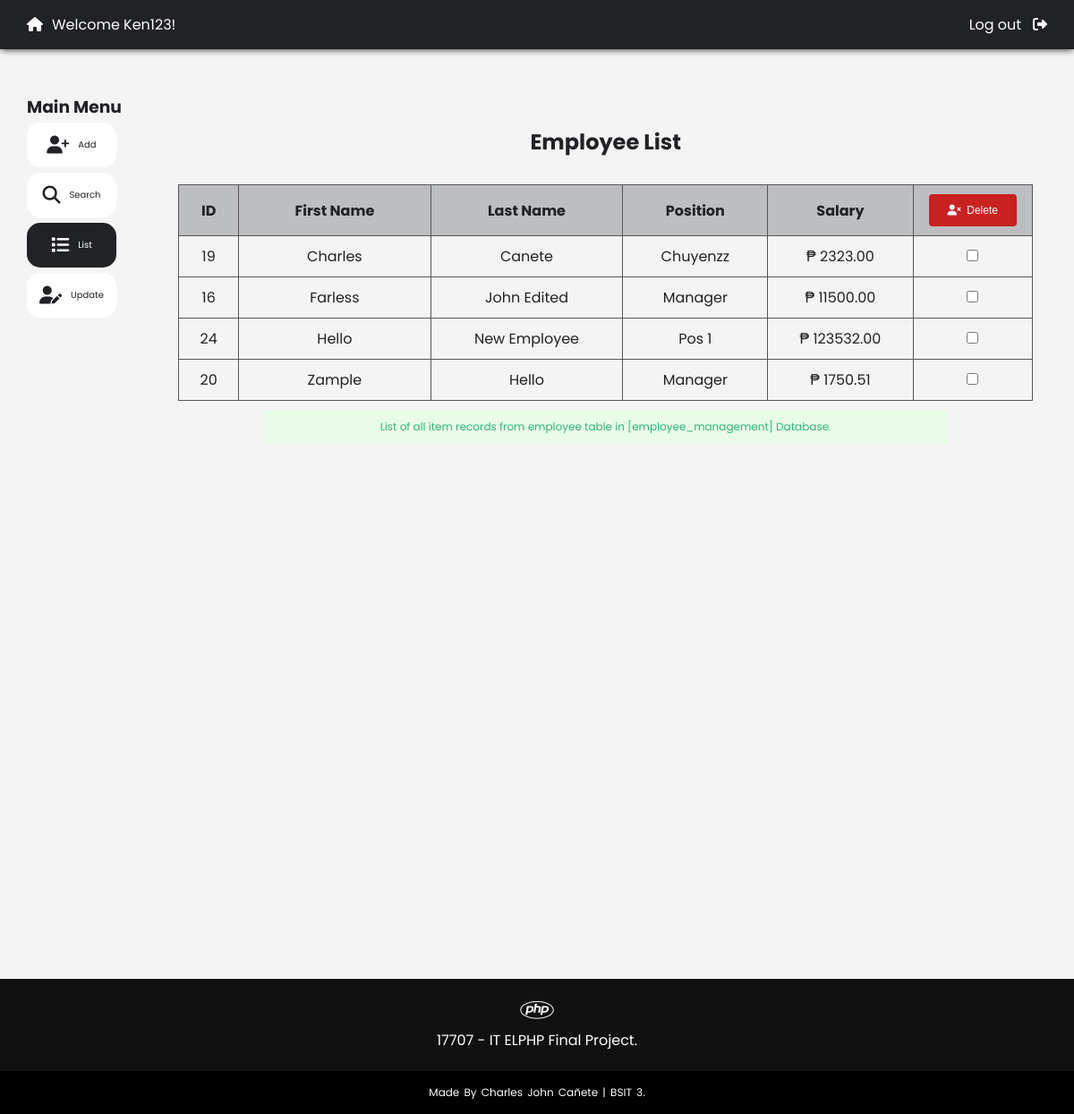
Page /list_employee.php (signed in) on the committed database.
### tables this page shows
CREATE TABLE `employee` (
  `id` int(11) NOT NULL,
  `firstname` varchar(50) NOT NULL,
  `lastname` varchar(50) NOT NULL,
  `position` varchar(50) NOT NULL,
  `salary` decimal(12,2) NOT NULL
);

### list_employee.php (the view, shortened to what this page needs)
<!DOCTYPE html>
<html>
<head>
<?php
	include_once 'header.php';
	$active = "list";
?>
	<div class="employee-container">
		<?php
			include_once 'side_menu.php';
		?>
		<div class="employee-wrapper">
			<form method="POST" action="list_employee.php" class="employee-form">
				<ul>
					<li><h2>Employee List</h2></li>
					<li>
						<?php
							$conn = mysqli_connect("localhost", "root", "", "employee_management");
							if(mysqli_connect_error()) {
							header("location: list_employee.php?error=connecterror");
							exit;
							}
							else {
								$records = mysqli_query($conn, "select * from employee order by firstname");
								if(mysqli_num_rows($records) > 0) {
									echo"<table>";
									echo "	<thead>";
									echo "		<tr>";
									echo "			<th style='width: 7%;'>ID</th>";
									echo "			<th style='width: auto;'>First Name</th>";
									echo "			<th style='width: auto;'>Last Name</th>";
									echo "			<th style='width: 17%;'>Position</th>";
									echo "			<th style='width: 17%;'>Salary</th>";
									echo "			<th style='width: 14%;'><button type='submit' name='delete_selected' value='delete' class='del-btn' onclick='if(!confirm(\"Do you want to delete selected item(s)?\")){ return false;}' ><i class='fa-solid fa-user-xmark'></i> &nbsp;Delete</button></th>";
									echo "		</tr>";
									echo "	</thead>";
									echo "<tbody>";
									while ($row=mysqli_fetch_assoc($records)) {
										echo "<tr>";
										echo "	<td>".$row["id"]."</td>";
										echo "	<td>".$row["firstname"]."</td>";
										echo "	<td>".$row["lastname"]."</td>";
										echo "	<td>".$row["position"]."</td>";
										echo "	<td>₱ ".$row["salary"]."</td>";
										echo "	<td align='center'><input type='checkbox' name='id[]' value='".$row["id"]."'></td>";
										echo "</tr>";
									}
									echo "</tbody>";
									echo "</table>";
									echo "<p style='width: 80%'>List of all item records from employee table in [employee_management] Database.</p>";
								}
								else {
									echo"<p class='error-msg' style='width: 80%'>No records found</p>";
								}
							}
						?>
					</li>
				</ul>
			</form>
		</div>
	</div>
<?php
	include_once 'footer.php';
?>

### header.php (shortened to what this page needs)
	<link rel="stylesheet" type="text/css" href="css/styles.css">
	<link rel="stylesheet" type="text/css" href="css/employee.css">
</head>
<body>
	<div class="top-bar-container">
		<div class="top-bar">
			<?php
				echo "<a href='home.php' class='home-btn'><i class='fa-solid fa-house'></i></a><p>Welcome ".$_SESSION["username"]."!</p>";
				echo "<a href='logout.php' class='logout-btn'>Log out &nbsp; <i class='fas fa-sign-out-alt'></i></a>";
			?>
		</div>
	</div>

### side_menu.php (shortened to what this page needs)
<div class="side-menu-wrapper">
			<div id="side-menu">
				<h3>Main Menu</h3>
				<a href="add_employee.php">
					<div class='side-box <?php echo ($active == "add") ? "active" : "" ; ?>'>
						<i class="fa-solid fa-user-plus"></i>
						<p>Add</p>
					</div>
				</a>
				<a href="search_employee.php">
					<div class='side-box <?php echo ($active == "srch") ? "active" : "" ; ?>'>
						<i class="fa-solid fa-magnifying-glass"></i>
						<p>Search</p>
					</div>
				</a>
				<a href="list_employee.php">
					<div class='side-box <?php echo ($active == "list") ? "active" : "" ; ?>'>
						<i class="fa-solid fa-list"></i>
						<p>List</p>
					</div>
				</a>
				<a href="update_employee.php">
					<div class='side-box <?php echo ($active == "updt") ? "active" : "" ; ?>'>
						<i class="fa-solid fa-user-pen"></i>
						<p>Update</p>
					</div>
			</a>
			</div>
		</div>

### footer.php
	<footer>
		<div class="footer-content">
			<i class="fa-brands fa-php"></i>
			<p>17707 - IT ELPHP Final Project.</p>
		</div>
		<div class="footer-bottom">
			<p>Made by Charles John Cañete | BSIT 3.</p>
		</div>
	</footer>
</body>
</html>

### css/styles.css (style rules this page uses)
* { padding: 0; margin: 0; box-sizing: border-box; }
body { color: #202225; background: #f4f4f4; position: relative; padding-bottom: 500px; font-family: 'Poppins', sans-serif; }
.top-bar-container { width: 100%; background-color: #202225; box-shadow: 0px 2px 7px -1px rgba(0,0,0,0.75); -webkit-box-shadow: 0px 2px 7px -1px rgba(0,0,0,0.75); -moz-box-shadow: 0px 2px 7px -1px rgba(0,0,0,0.75); }
.top-bar { color: #fff; margin: auto; display: flex; max-width: 1200px; padding: 15px 30px; }
.top-bar .home-btn { color: #fff; text-decoration: none; margin-right: 10px; }
.top-bar p { text-transform: capitalize; }
.top-bar .logout-btn { color: #fff; margin-left: auto; text-decoration: none; }
footer { position: absolute; bottom: 0; left: 0; right: 0; background-color: #111; height: auto; width: 100%; color: #fff; padding-top: 20px; }
.footer-content { display: flex; text-align: center; flex-direction: column; }
.footer-content i { margin-bottom: 5px; font-size: 30px; }
.footer-content p { line-height: 28px; margin-bottom: 20px; font-size: 16px; }
.footer-bottom { background: #000; width: 100vw; padding: 15px 0; text-align: center; }
.footer-bottom p { font-size: 12px; word-spacing: 2px; text-transform: capitalize; }

### css/employee.css (style rules this page uses)
.employee-container { height: 80vh; display: flex; max-width: 1200px; margin: 50px auto 0; }
.side-menu-wrapper { width: 150px; height: auto; margin-left: 30px; position: relative; }
#side-menu { display: flex; position: static; transition: 0.9s ease; flex-direction: column; }
#side-menu a { text-decoration: none; }
.side-box { height: 50px; width: 100px; margin: 3px 0; display: flex; color: #202225; border-radius: 15px; transition: 0.5s ease; background-color: #fff; align-items: center; justify-content: center; }
.active { color: #fff; background-color: #202225; }
.side-box p { font-size: 10px; font-weight: normal; }
.side-box i { font-size: 20px; margin-right: 10px; }
.employee-wrapper { width: 100%; height: auto; margin: 0 30px 0; }
.employee-form { margin: 0 auto; }
.employee-form ul { padding: 1em; list-style: none; text-align: center; }
.employee-form li + li { margin-top: 10px; }
.employee-form h2 { padding: 20px; color: #202225; }
.employee-form li p { width: 250px; color: #31b678; padding: 10px; font-size: 12px; border-radius: 4px; margin: 10px auto 0; background-color: #e9fbe9; }
.del-btn { color: #fff; font-size: 12px; padding: 10px 20px; border-radius: .25rem; background-color: #c92020; border: 1px solid transparent; transition: 0.4s ease; }
table { border-collapse: collapse; margin: 0 auto 10px; table-layout: fixed; width: 100%; border-radius: 10px; }
td, th { padding: 10px 15px; border: 1px solid #555; text-align: center; word-wrap: break-word; }
thead tr { color: #202225; background-color: #bcbec1; }

### rows in the picture
employee: id "19", firstname "Charles", lastname "Canete", position "Chuyenzz", salary "2323.00"
employee: id "16", firstname "Farless", lastname "John Edited", position "Manager", salary "11500.00"
employee: id "24", firstname "Hello", lastname "New Employee", position "Pos 1", salary "123532.00"
employee: id "20", firstname "Zample", lastname "Hello", position "Manager", salary "1750.51"

### other values in the picture
$_SESSION["username"] "Ken123"
